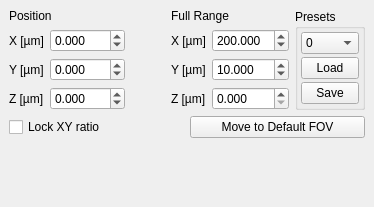
  <widget class="QDockWidget" name="dockWidget_pos">
   <property name="features">
    <set>QDockWidget::DockWidgetFeature::DockWidgetFloatable|QDockWidget::DockWidgetFeature::DockWidgetMovable</set>
   </property>
   <property name="windowTitle">
    <string>Scan Parameter</string>
   </property>
   <attribute name="dockWidgetArea">
    <number>1</number>
   </attribute>
   <widget class="QWidget" name="dockWidgetContents_9">
    <layout class="QGridLayout" name="gridLayout_17">
     <item row="3" column="0">
      <layout class="QGridLayout" name="gridLayout_109">
       <item row="2" column="3">
        <widget class="QLabel" name="label_22">
         <property name="text">
          <string>Y [µm]</string>
         </property>
        </widget>
       </item>
       <item row="3" column="0">
        <widget class="QLabel" name="label_4">
         <property name="text">
          <string>Z [µm]</string>
         </property>
        </widget>
       </item>
       <item row="0" column="3" colspan="2">
        <widget class="QLabel" name="label_25">
         <property name="text">
          <string>Full Range</string>
         </property>
        </widget>
       </item>
       <item row="3" column="1">
        <widget class="sciSpinBox" name="spinBox_off_z_um">
         <property name="toolTip">
          <string>Z position µm</string>
         </property>
         <property name="keyboardTracking">
          <bool>false</bool>
         </property>
         <property name="decimals">
          <number>3</number>
         </property>
         <property name="minimum">
          <double>-200.000000000000000</double>
         </property>
         <property name="maximum">
          <double>200.000000000000000</double>
         </property>
        </widget>
       </item>
       <item row="0" column="0" colspan="2">
        <widget class="QLabel" name="label_24">
         <property name="text">
          <string>Position</string>
         </property>
        </widget>
       </item>
       <item row="1" column="1">
        <widget class="sciSpinBox" name="spinBox_off_x_um">
         <property name="toolTip">
          <string>X position µm</string>
         </property>
         <property name="keyboardTracking">
          <bool>false</bool>
         </property>
         <property name="decimals">
          <number>3</number>
         </property>
         <property name="minimum">
          <double>-200.000000000000000</double>
         </property>
         <property name="maximum">
          <double>200.000000000000000</double>
         </property>
         <property name="value">
          <double>0.000000000000000</double>
         </property>
        </widget>
       </item>
       <item row="2" column="0">
        <widget class="QLabel" name="label_3">
         <property name="text">
          <string>Y [µm]</string>
         </property>
        </widget>
       </item>
       <item row="1" column="4">
        <widget class="sciSpinBox" name="spinBox_range_x">
         <property name="toolTip">
          <string>X range in µm (full range)</string>
         </property>
         <property name="keyboardTracking">
          <bool>false</bool>
         </property>
         <property name="decimals">
          <number>3</number>
         </property>
         <property name="minimum">
          <double>0.000000000000000</double>
         </property>
         <property name="maximum">
          <double>1000.000000000000000</double>
         </property>
         <property name="value">
          <double>200.000000000000000</double>
         </property>
        </widget>
       </item>
       <item row="1" column="0">
        <widget class="QLabel" name="label">
         <property name="text">
          <string>X [µm]</string>
         </property>
        </widget>
       </item>
       <item row="2" column="1">
        <widget class="sciSpinBox" name="spinBox_off_y_um">
         <property name="toolTip">
          <string>Y position µm</string>
         </property>
         <property name="keyboardTracking">
          <bool>false</bool>
         </property>
         <property name="decimals">
          <number>3</number>
         </property>
         <property name="minimum">
          <double>-120.000000000000000</double>
         </property>
         <property name="maximum">
          <double>120.000000000000000</double>
         </property>
         <property name="value">
          <double>0.000000000000000</double>
         </property>
        </widget>
       </item>
       <item row="3" column="3">
        <widget class="QLabel" name="label_23">
         <property name="text">
          <string>Z [µm]</string>
         </property>
        </widget>
       </item>
       <item row="2" column="4">
        <widget class="sciSpinBox" name="spinBox_range_y">
         <property name="toolTip">
          <string>Y range in µm (full range)</string>
         </property>
         <property name="keyboardTracking">
          <bool>false</bool>
         </property>
         <property name="decimals">
          <number>3</number>
         </property>
         <property name="minimum">
          <double>0.000000000000000</double>
         </property>
         <property name="maximum">
          <double>1000.000000000000000</double>
         </property>
         <property name="value">
          <double>10.000000000000000</double>
         </property>
        </widget>
       </item>
       <item row="1" column="3">
        <widget class="QLabel" name="label_21">
         <property name="text">
          <string>X [µm]</string>
         </property>
        </widget>
       </item>
       <item row="3" column="4">
        <widget class="sciSpinBox" name="spinBox_range_z">
         <property name="toolTip">
          <string>Z range in µm (full range)</string>
         </property>
         <property name="keyboardTracking">
          <bool>false</bool>
         </property>
         <property name="decimals">
          <number>3</number>
         </property>
         <property name="minimum">
          <double>0.000000000000000</double>
         </property>
         <property name="maximum">
          <double>150.000000000000000</double>
         </property>
        </widget>
       </item>
       <item row="2" column="2">
        <spacer name="horizontalSpacer_29">
         <property name="orientation">
          <enum>Qt::Orientation::Horizontal</enum>
         </property>
         <property name="sizeHint" stdset="0">
          <size>
           <width>40</width>
           <height>20</height>
          </size>
         </property>
        </spacer>
       </item>
      </layout>
     </item>
     <item row="4" column="0" colspan="2">
      <layout class="QGridLayout" name="gridLayout_18">
       <item row="0" column="0">
        <widget class="QCheckBox" name="checkBoxLockRatio">
         <property name="toolTip">
          <string>&lt;html&gt;&lt;head/&gt;&lt;body&gt;&lt;p&gt;Force the 1:1 aspect-ratio &lt;/p&gt;&lt;/body&gt;&lt;/html&gt;</string>
         </property>
         <property name="text">
          <string>Lock XY ratio</string>
         </property>
        </widget>
       </item>
       <item row="0" column="2">
        <widget class="QPushButton" name="pushButton_Panorama">
         <property name="text">
          <string>Move to Default FOV</string>
         </property>
        </widget>
       </item>
      </layout>
     </item>
     <item row="8" column="0" colspan="2">
      <spacer name="horizontalSpacer_4">
       <property name="orientation">
        <enum>Qt::Orientation::Horizontal</enum>
       </property>
       <property name="sizeHint" stdset="0">
        <size>
         <width>40</width>
         <height>20</height>
        </size>
       </property>
      </spacer>
     </item>
     <item row="3" column="1">
      <widget class="QGroupBox" name="groupBox">
       <property name="sizePolicy">
        <sizepolicy hsizetype="Fixed" vsizetype="Preferred">
         <horstretch>0</horstretch>
         <verstretch>0</verstretch>
        </sizepolicy>
       </property>
       <property name="title">
        <string>Presets</string>
       </property>
       <layout class="QGridLayout" name="gridLayout_69">
        <property name="leftMargin">
         <number>3</number>
        </property>
        <property name="topMargin">
         <number>3</number>
        </property>
        <property name="rightMargin">
         <number>3</number>
        </property>
        <property name="bottomMargin">
         <number>3</number>
        </property>
        <property name="spacing">
         <number>3</number>
        </property>
        <item row="1" column="0">
         <widget class="QPushButton" name="pushButton_loadPreset">
          <property name="styleSheet">
           <string notr="true">QPushButton { min-width: 0px; padding: 3px 4px; }</string>
          </property>
          <property name="text">
           <string>Load</string>
          </property>
         </widget>
        </item>
        <item row="0" column="0">
         <widget class="QComboBox" name="comboBox_preset">
          <item>
           <property name="text">
            <string>0</string>
           </property>
          </item>
          <item>
           <property name="text">
            <string>1</string>
           </property>
          </item>
          <item>
           <property name="text">
            <string>2</string>
           </property>
          </item>
          <item>
           <property name="text">
            <string>3</string>
           </property>
          </item>
          <item>
           <property name="text">
            <string>4</string>
           </property>
          </item>
          <item>
           <property name="text">
            <string>5</string>
           </property>
          </item>
          <item>
           <property name="text">
            <string>6</string>
           </property>
          </item>
          <item>
           <property name="text">
            <string>7</string>
           </property>
          </item>
          <item>
           <property name="text">
            <string>8</string>
           </property>
          </item>
          <item>
           <property name="text">
            <string>9</string>
           </property>
          </item>
         </widget>
        </item>
        <item row="2" column="0">
         <widget class="QPushButton" name="pushButton_savePreset">
          <property name="styleSheet">
           <string notr="true">QPushButton { min-width: 0px; padding: 3px 4px; }</string>
          </property>
          <property name="text">
           <string>Save</string>
          </property>
         </widget>
        </item>
       </layout>
      </widget>
     </item>
     <item row="5" column="0">
      <spacer name="verticalSpacer_24">
       <property name="orientation">
        <enum>Qt::Orientation::Vertical</enum>
       </property>
       <property name="sizeHint" stdset="0">
        <size>
         <width>20</width>
         <height>40</height>
        </size>
       </property>
      </spacer>
     </item>
    </layout>
   </widget>
  </widget>
